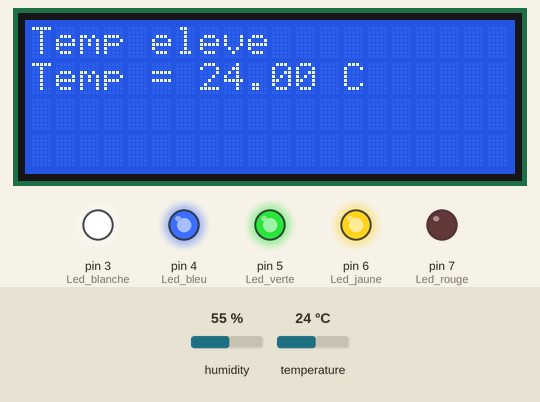
Simulated run of this sketch. Board: Arduino Uno, built with avr-gcc and run on an emulated ATmega328P. On the bench: 20×4 character LCD, output pins drawn as LEDs (lit = HIGH). Inputs (shaded band) come from the test bench; at power-on: temperature 24 °C, humidity 55 %.

Above: at 1.2 s.
1.3 s: temperature set to 12 °C
At 2.5 s:
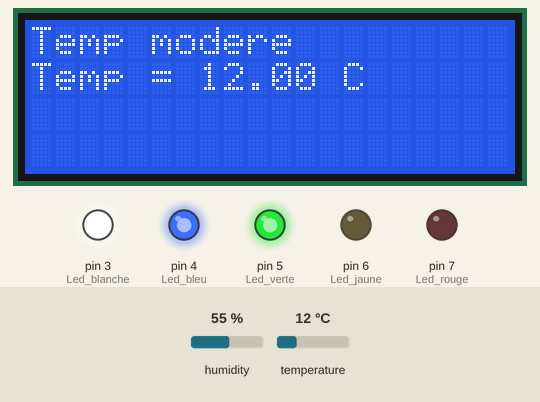
4.0 s: temperature set to 4 °C
At 5.4 s:
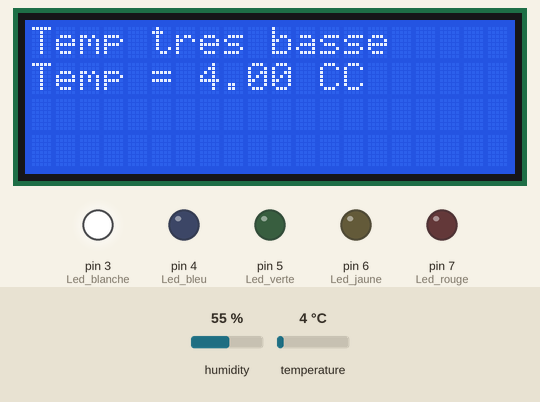
6.7 s: temperature set to 33 °C
At 8.7 s:
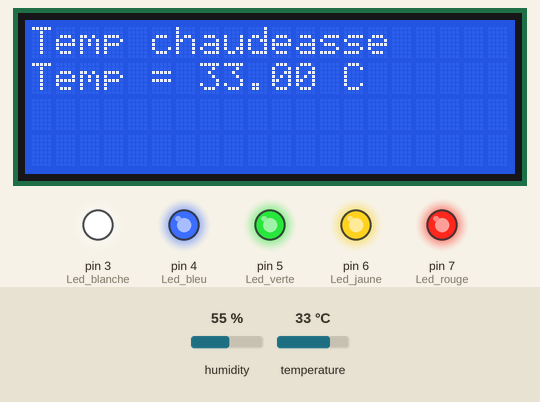
9.7 s: temperature set to 10 °C
At 10.7 s:
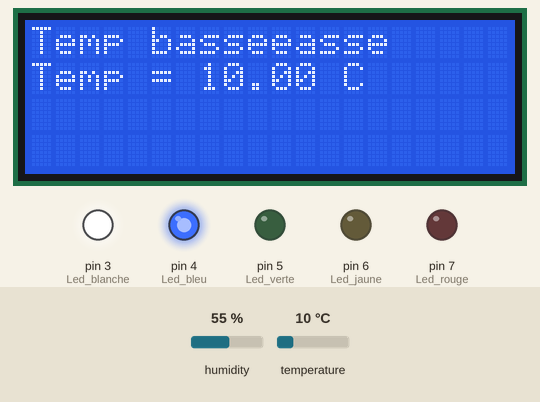
12.4 s: temperature set to 19 °C
At 15.2 s:
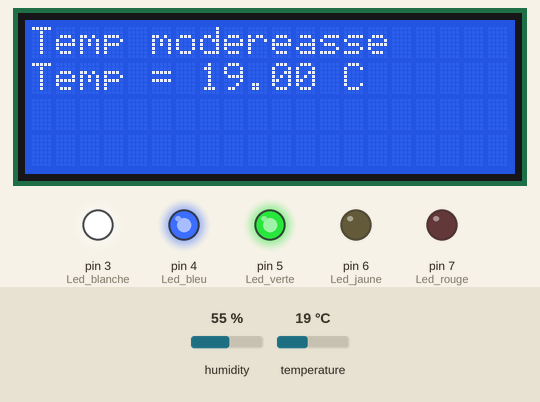
15.8 s: temperature set to 28 °C
At 16.8 s:
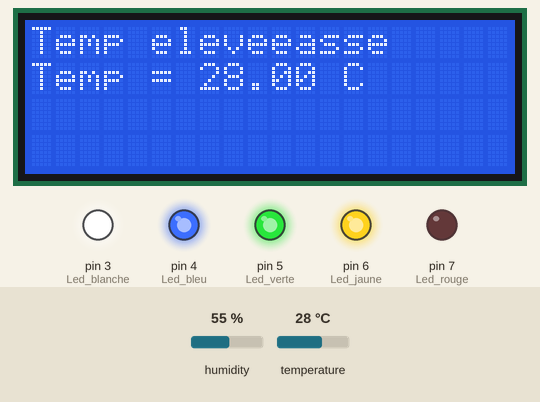
Timing chart, 0 to 18.8 s (numbered marks = the images above; inputs shaded):
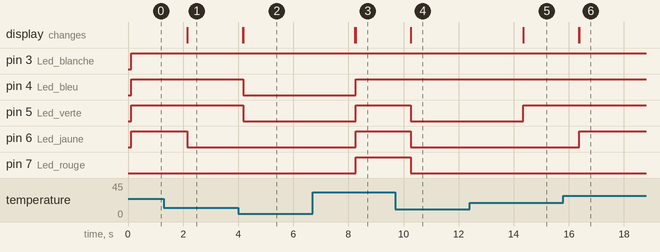

The sketch:

etape4.ino
```cpp
#include <LiquidCrystal_I2C.h>
#include  <Wire.h>
#include "DHT.h"
#define DHTPIN 2
#define DHTTYPE DHT11
DHT dht(DHTPIN, DHTTYPE);
LiquidCrystal_I2C lcd(0x27,  20, 4);

void setup() {
  Serial.begin(9600);
  dht.begin();
  lcd.init();
  lcd.backlight();


  pinMode(3, OUTPUT); //Led blanche
  pinMode(4, OUTPUT); //Led bleu
  pinMode(5, OUTPUT); //Led verte
  pinMode(6, OUTPUT); //Led jaune
  pinMode(7, OUTPUT); //Led rouge

}

void loop() {

  float temp = dht.readTemperature();
  float hum = dht.readHumidity();

  if (temp > 30) {
  lcd.setCursor(0,0);
  lcd.print("Temp chaude");
  lcd.setCursor(0,1);
  lcd.print("Temp = " + String(dht.readTemperature())+" C");
  digitalWrite(3, HIGH);
  digitalWrite(4, HIGH);
  digitalWrite(5, HIGH);
  digitalWrite(6, HIGH);
  digitalWrite(7, HIGH);
  }

  if (temp >= 21 && temp <= 29) {
  lcd.setCursor(0,0);
  lcd.print("Temp eleve");
  lcd.setCursor(0,1);
  lcd.print("Temp = " + String(dht.readTemperature())+" C");
  digitalWrite(3, HIGH);
  digitalWrite(4, HIGH);
  digitalWrite(5, HIGH);
  digitalWrite(6, HIGH);
  digitalWrite(7, LOW);
  }

  if (temp >= 11 && temp <= 20) {
  lcd.setCursor(0,0);
  lcd.print("Temp modere");
  lcd.setCursor(0,1);
  lcd.print("Temp = " + String(dht.readTemperature())+" C");
  digitalWrite(3, HIGH);
  digitalWrite(4, HIGH);
  digitalWrite(5, HIGH);
  digitalWrite(6, LOW);
  digitalWrite(7, LOW);
  }

  if (temp >= 5 && temp <= 10) {
  lcd.setCursor(0,0);
  lcd.print("Temp basse");
  lcd.setCursor(0,1);
  lcd.print("Temp = " + String(dht.readTemperature())+" C");
  digitalWrite(3, HIGH);
  digitalWrite(4, HIGH);
  digitalWrite(5, LOW);
  digitalWrite(6, LOW);
  digitalWrite(7, LOW);
  }

    if (temp < 5) {
  lcd.setCursor(0,0);
  lcd.print("Temp tres basse");
  lcd.setCursor(0,1);
  lcd.print("Temp = " + String(dht.readTemperature())+" C");
  digitalWrite(3, HIGH);
  digitalWrite(4, LOW);
  digitalWrite(5, LOW);
  digitalWrite(6, LOW);
  digitalWrite(7, LOW);
  }
}
```

Measured:
- after the input at 1.3 s, pin 6 (Led_jaune): HIGH → LOW after 0.85 s; the display: changes after 0.85 s (image 1)
- after the input at 4.0 s, pin 4 (Led_bleu), pin 5 (Led_verte): HIGH → LOW after 0.19 s; the display: first changes after 0.16 s (image 2 shows a later state)
- after the input at 6.7 s, pin 4 (Led_bleu), pin 5 (Led_verte), pin 6 (Led_jaune), pin 7 (Led_rouge): LOW → HIGH after 1.6 s; the display: first changes after 1.5 s (image 3 shows a later state)
- after the input at 9.7 s, pin 5 (Led_verte), pin 6 (Led_jaune), pin 7 (Led_rouge): HIGH → LOW after 0.57 s; the display: changes after 0.57 s (image 4)
- after the input at 12.4 s, pin 5 (Led_verte): LOW → HIGH after 1.9 s; the display: changes after 1.9 s (image 5)
- after the input at 15.8 s, pin 6 (Led_jaune): LOW → HIGH after 0.58 s; the display: first changes after 0.55 s (image 6 shows a later state)
